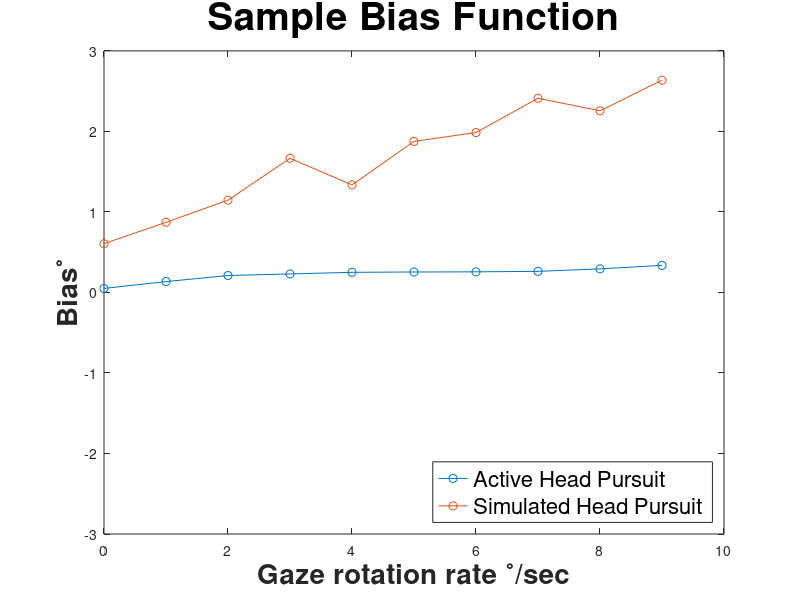

MATLAB code to generate this figure: (Note: this script raises an error after producing the figure.)
%% Practice Bias Function
 
gazeRate = [0 1 2 3 4 5 6 7 8 9];
activeBias = [0.05 0.135 0.21 0.23 0.25 0.254 0.256 0.262 0.293 0.336];
simulatedBias = [0.35 0.535 0.81 1.33 1 1.54 1.65 1.82 2 2.3];
simulatedBias([2,3,4,5,6,7,8,10]) = simulatedBias([2,3,4,5,6,7,8,10])+0.336
simulatedBias([1,8,9]) = simulatedBias([1, 8,9])+0.256;
plot(gazeRate,activeBias, '-o')
hold on
plot(gazeRate, simulatedBias, '-o')
hold off
ylim([-3,3])
ylabel('Bias^{\circ}', 'FontSize',20,'FontWeight','bold')
xlabel('Gaze rotation rate ^{\circ}/sec', 'FontSize',20,'FontWeight','bold')
title('Sample Bias Function', 'FontSize', 28, 'FontWeight', 'bold')
legend('Location','southeast')
legend('Active Head Pursuit', 'Simulated Head Pursuit', 'FontSize',16)
matlab2tikz('WorkingBiasFunction.tex')
 
%% Practice Bias Function -- Both Conditions Failed
 
gazeRate = [0 1 2 3 4 5 6 7 8 9];
activeBias = [0.35 0.535 0.81 1.33 1 1.54 1.65 1.82 2 2.3];
simulatedBias = [0.42 0.57 0.79 1.22 1.3 1.57 1.78 1.98 2.12 2.56];
plot(gazeRate,activeBias, '-o')
hold on
plot(gazeRate, simulatedBias, '-o')
hold off
ylim([-3,3])
ylabel('Bias^{\circ}', 'FontSize',20,'FontWeight','bold')
xlabel('Gaze rotation rate ^{\circ}/sec', 'FontSize',20,'FontWeight','bold')
title('Sample Bias Function -- Both Conditions Biased', 'FontSize', 28, 'FontWeight', 'bold')
legend('Location','southeast')
legend('Active Head Pursuit', 'Simulated Head Pursuit', 'FontSize',16)
matlab2tikz('NotWorkingBiasFunction.tex')
 
%% Practice Bias Function -- No bias
 
gazeRate = [0 1 2 3 4 5 6 7 8 9];
activeBias = [0.05 0.135 0.21 0.23 0.25 0.254 0.256 0.262 0.293 0.336];
simulatedBias = activeBias;
simulatedBias([2,3,4,5,6,7,8]) = simulatedBias([2,3,4,5,6,7,8])+0.016;
simulatedBias([1,8,9]) = simulatedBias([1, 8,9])+0.056;
simulatedBias([10]) = simulatedBias([10]) - 0.042;
plot(gazeRate,activeBias, '-o')
hold on
plot(gazeRate, simulatedBias, '-o')
hold off
ylim([-3,3])
ylabel('Bias^{\circ}', 'FontSize',20,'FontWeight','bold')
xlabel('Gaze rotation rate ^{\circ}/sec', 'FontSize',20,'FontWeight','bold')
title('Sample Bias Function -- No Bias', 'FontSize', 28, 'FontWeight', 'bold')
legend('Location','southeast')
legend('Active Head Pursuit', 'Simulated Head Pursuit', 'FontSize',16)
matlab2tikz('NoBiasFunction.tex')

 